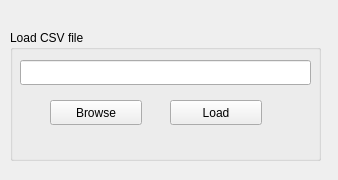
<?xml version="1.0" encoding="UTF-8"?>
<ui version="4.0">
 <class>OmniRouteInterface</class>
 <widget class="QWidget" name="OmniRouteInterface">
  <property name="geometry">
   <rect>
    <x>0</x>
    <y>0</y>
    <width>338</width>
    <height>180</height>
   </rect>
  </property>
  <property name="windowTitle">
   <string>Omniroute Interface</string>
  </property>
  <widget class="QGroupBox" name="fileLoadGroupBox">
   <property name="geometry">
    <rect>
     <x>10</x>
     <y>30</y>
     <width>311</width>
     <height>131</height>
    </rect>
   </property>
   <property name="title">
    <string>Load CSV file</string>
   </property>
   <widget class="QLineEdit" name="fileNameEdit">
    <property name="geometry">
     <rect>
      <x>10</x>
      <y>30</y>
      <width>291</width>
      <height>25</height>
     </rect>
    </property>
   </widget>
   <widget class="QPushButton" name="fileBrowseBtn">
    <property name="enabled">
     <bool>true</bool>
    </property>
    <property name="geometry">
     <rect>
      <x>40</x>
      <y>70</y>
      <width>92</width>
      <height>25</height>
     </rect>
    </property>
    <property name="text">
     <string>Browse</string>
    </property>
   </widget>
   <widget class="QPushButton" name="fileLoadBtn">
    <property name="enabled">
     <bool>true</bool>
    </property>
    <property name="geometry">
     <rect>
      <x>160</x>
      <y>70</y>
      <width>92</width>
      <height>25</height>
     </rect>
    </property>
    <property name="text">
     <string>Load</string>
    </property>
   </widget>
  </widget>
 </widget>
 <resources/>
 <connections/>
</ui>
